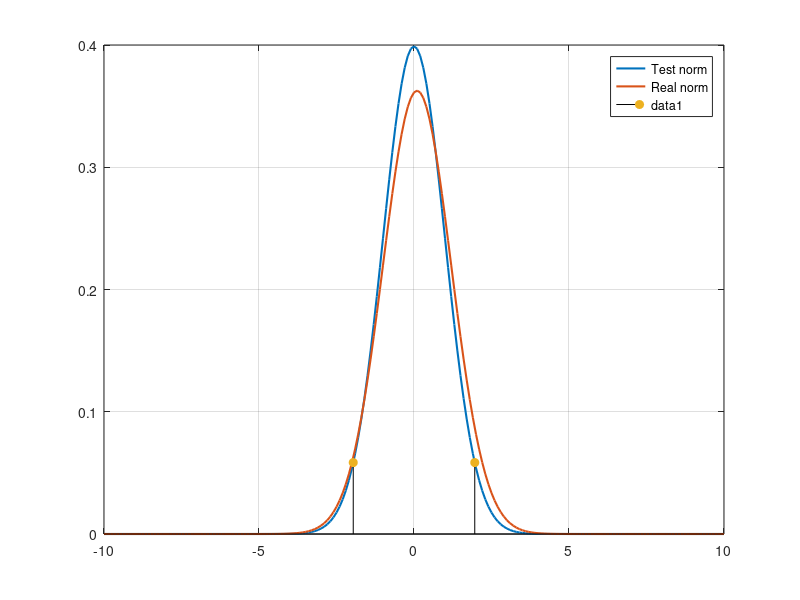

MATLAB code for this plot:
clc,clear,close all

rng(1)

num = 1000;
mu_bar = 0.1;
sigma_bar =1.1;
data = sigma_bar*randn(1,num)+mu_bar;

mu = 0;
sigma = 1;
[h,p,ci,zval] = ztest(data,mu,sigma)

disp((mean(data)-mu)/(sigma/sqrt(num)))

figure
hold(gca,"on"),box(gca,"on"),grid(gca,"on")
x = -10:0.1:10;
plot(x,normpdf(x,mu,sigma),"LineWidth",1.5,"DisplayName","Test norm")
plot(x,normpdf(x,mu_bar,sigma_bar),"LineWidth",1.5,"DisplayName","Real norm")
low_alpha = norminv(0.025,0,1);
stem([low_alpha,-low_alpha], ...
    [normpdf(low_alpha),normpdf(-low_alpha)],"filled","Color","k");
legend();

pp = 2*normcdf(-abs(zval),0,1)

mean(data)+sigma*low_alpha/sqrt(num)
mean(data)-sigma*low_alpha/sqrt(num)

% normcdf(zval,0,1)

% icdf("norm",0.025,0,1)
